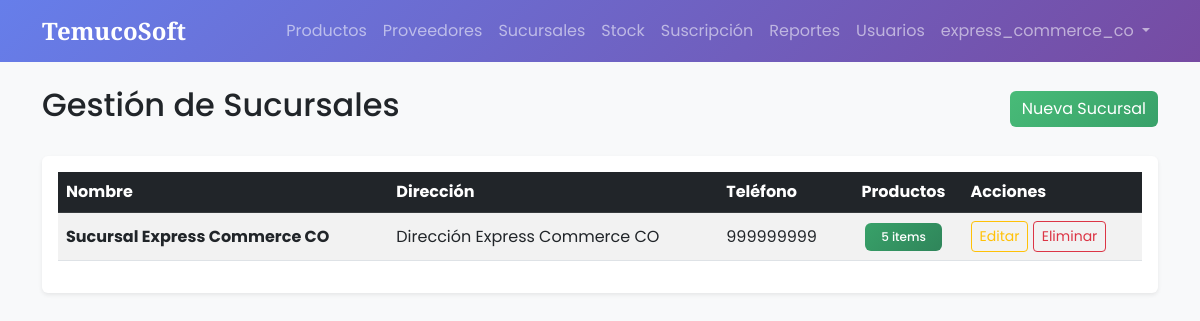
The app's page /branches/ (signed in) with its own data.
### core/models.py (models this page shows, shortened)
class User(AbstractUser):
    ROLES = (
        ('super_admin', 'Super Admin (TemucoSoft)'),
        ('admin_cliente', 'Admin Cliente'),
        ('gerente', 'Gerente'),
        ('vendedor', 'Vendedor'),
        ('cliente_final', 'Cliente Final'),
    )
    rut = models.CharField(
        max_length=12,
        blank=True,
        null=True,
        validators=[validar_rut],
        help_text="Formato: 12.345.678-9 o 12345678-9"
    )
    role = models.CharField(max_length=20, choices=ROLES, default='cliente_final')
    company = models.CharField(max_length=100, blank=True, null=True)
    created_at = models.DateTimeField(auto_now_add=True)

class Branch(models.Model):
    name = models.CharField(max_length=100)
    address = models.CharField(max_length=200)
    phone = models.CharField(max_length=20)

### core/views.py (the view)
# urls.py: path('branches/', branch_list_view, name='branch_list'),
@login_required
def branch_list_view(request):
    if request.user.role not in ['admin_cliente', 'super_admin']:
        messages.error(request, "No tiene permisos para ver sucursales.")
        return redirect('home')
    if request.user.role == 'super_admin':
        branches = Branch.objects.all()
    else:
        branches = Branch.objects.filter(name__contains=request.user.company)
    return render(request, 'core/branch_list.html', {'branches': branches})

### core/templates/core/branch_list.html (shortened to what this page needs)
{% extends 'core/base.html' %}
{% block content %}
<div class="d-flex justify-content-between align-items-center mb-4">
    <h2>Gestión de Sucursales</h2>
    <a href="{% url 'branch_create' %}" class="btn btn-success">
         Nueva Sucursal
    </a>
</div>
<div class="card shadow-sm">
    <div class="card-body">
        <div class="table-responsive">
            <table class="table table-hover table-striped align-middle">
                <thead class="table-dark">
                    <tr>
                        <th>Nombre</th>
                        <th>Dirección</th>
                        <th>Teléfono</th>
                        <th class="text-center">Productos</th>
                        <th>Acciones</th>
                    </tr>
                </thead>
                <tbody>
                    {% for branch in branches %}
                    <tr>
                        <td><strong>{{ branch.name }}</strong></td>
                        <td>{{ branch.address|default:'-' }}</td>
                        <td>{{ branch.phone|default:'-' }}</td>
                        <td class="text-center">
                            <span class="badge bg-info">{{ branch.inventory_set.count }} items</span>
                        </td>
                        <td>
                            <a href="{% url 'branch_edit' branch.id %}" class="btn btn-sm btn-outline-warning">Editar</a>
                            <a href="{% url 'branch_delete' branch.id %}" class="btn btn-sm btn-outline-danger">Eliminar</a>
                        </td>
                    </tr>
                    {% empty %}
                    <tr>
                        <td colspan="5" class="text-center py-4">No hay sucursales registradas.</td>
                    </tr>
                    {% endfor %}
                </tbody>
            </table>
        </div>
    </div>
</div>
{% endblock %}

### core/templates/core/base.html (shortened to what this page needs)
<!DOCTYPE html>
<html lang="es">
<head>
    <link href="https://cdn.jsdelivr.net/npm/bootstrap@5.3.0/dist/css/bootstrap.min.css" rel="stylesheet">
</head>
<body>
    <nav class="navbar navbar-expand-lg navbar-dark navbar-custom mb-4">
        <div class="container">
            <a class="navbar-brand" href="/">TemucoSoft</a>
            <div class="collapse navbar-collapse" id="navbarNav">
                <ul class="navbar-nav ms-auto">
                    {% if request.user.is_authenticated %}
                        {% if request.user.role == 'admin_cliente' or request.user.role == 'super_admin' %}
                            <li class="nav-item"><a class="nav-link" href="{% url 'product_list' %}">Productos</a></li>
                            <li class="nav-item"><a class="nav-link" href="{% url 'supplier_list' %}">Proveedores</a></li>
                            <li class="nav-item"><a class="nav-link" href="{% url 'branch_list' %}">Sucursales</a></li>
                            <li class="nav-item"><a class="nav-link" href="{% url 'inventory' %}">Stock</a></li>
                            <li class="nav-item"><a class="nav-link" href="{% url 'subscription' %}">Suscripción</a></li>
                            <li class="nav-item"><a class="nav-link" href="{% url 'reports' %}">Reportes</a></li>
                            <li class="nav-item"><a class="nav-link" href="{% url 'user_list' %}">Usuarios</a></li>
                        {% endif %}
                        <li class="nav-item dropdown">
                            <a class="nav-link dropdown-toggle" href="#" role="button" data-bs-toggle="dropdown">
                                {{ request.user.username }}
                            </a>
                        </li>
                    {% else %}
                        <li class="nav-item"><a class="nav-link" href="{% url 'login' %}">Iniciar Sesión</a></li>
                    {% endif %}
                </ul>
            </div>
        </div>
    </nav>
    <div class="container">
        {% block content %}
        {% endblock %}
    </div>
</body>
</html>

### core/templates/core/base.html (style rules this page uses)
body { font-family: 'Poppins', sans-serif; background-color: #f8f9fa; }
.navbar-brand { font-family: 'Playfair Display', serif; font-weight: 700; font-size: 1.5rem; }
.navbar-custom { background: linear-gradient(135deg, #667eea 0%, #764ba2 100%); }
.card { transition: transform 0.2s, box-shadow 0.2s; border: none; box-shadow: 0 2px 8px rgba(0,0,0,0.08); }
.bg-info { background: linear-gradient(135deg, #38A169 0%, #2F855A 100%) !important; }
.btn-success { background: linear-gradient(135deg, #48BB78 0%, #38A169 100%); border: none; }
.badge { padding: 0.5rem 1rem; font-weight: 500; }

### records on screen
User: user.username "express_commerce_co"
Branch: name "Sucursal Express Commerce CO", address "Dirección Express Commerce CO", phone "999999999", inventory_set.count "5"
